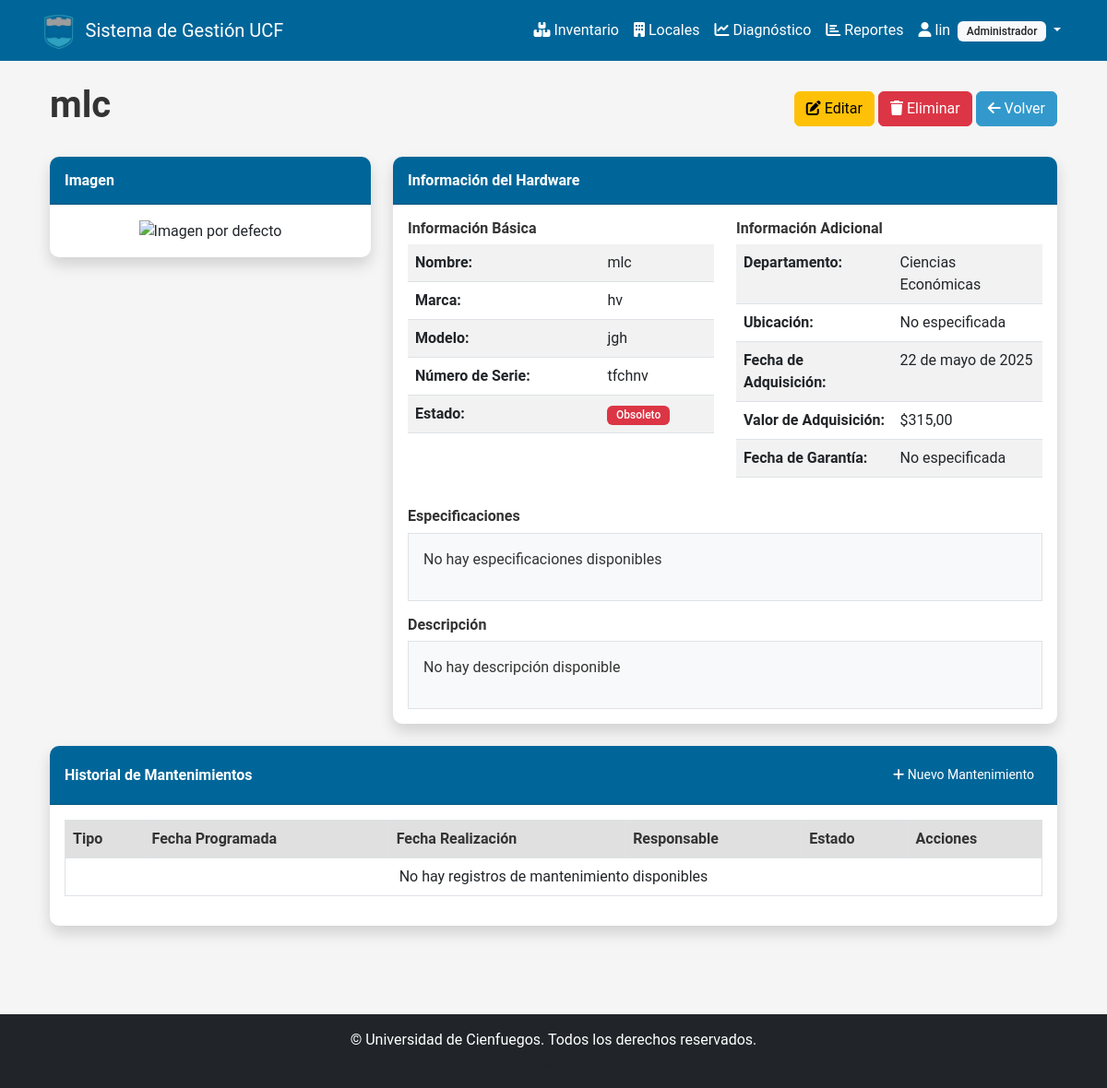
/inventario/hardware/73/ (signed in), run on an earlier commit of the app's database.
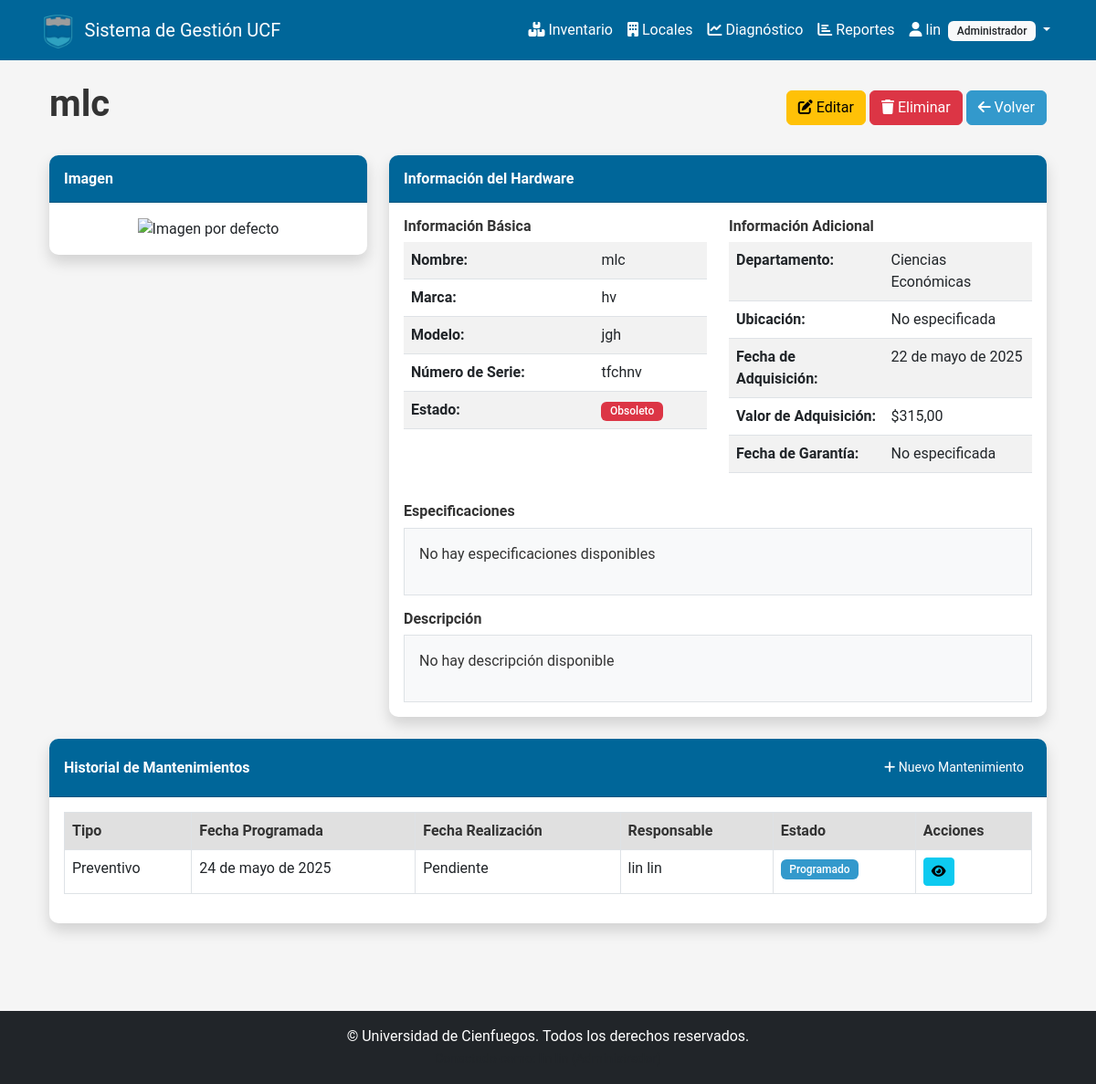
And on a later commit of the database.
### inventario/models.py (models this page shows, shortened)
class Mantenimiento(models.Model):
    TIPO_CHOICES = [
        ('preventivo', 'Preventivo'),
        ('correctivo', 'Correctivo'),
    ]
    ESTADO_CHOICES = [
        ('programado', 'Programado'),
        ('en_proceso', 'En Proceso'),
        ('completado', 'Completado'),
        ('cancelado', 'Cancelado'),
    ]
    activo = models.ForeignKey(
        Activo, on_delete=models.CASCADE, related_name='mantenimientos')
    tipo = models.CharField(max_length=20, choices=TIPO_CHOICES)
    fecha_programada = models.DateField()
    fecha_realizacion = models.DateField(blank=True, null=True)
    responsable = models.ForeignKey(
        User, on_delete=models.SET_NULL, null=True, related_name='mantenimientos_asignados')
    descripcion = models.TextField()
    costo = models.DecimalField(
        max_digits=10, decimal_places=2, blank=True, null=True)
    estado = models.CharField(
        max_length=20, choices=ESTADO_CHOICES, default='programado')
    observaciones = models.TextField(blank=True, null=True)
    class Meta:
        verbose_name = "Mantenimiento"
        verbose_name_plural = "Mantenimientos"
        ordering = ['-fecha_programada']

### inventario/views.py (the view)
# urls.py: path('hardware/<int:pk>/', views.hardware_detail, name='hardware_detail'),
@login_required
def hardware_detail(request, pk):
    hardware = get_object_or_404(Hardware, activo_id=pk)
    LogActividad.objects.create(
        usuario=request.user,
        accion=f"Consulta de hardware: {hardware.activo.nombre}",
        detalles=f"Hardware {hardware.marca} {hardware.modelo} con número de serie {hardware.numero_serie}"
    )
    return render(request, 'inventario/hardware_detail.html', {'hardware': hardware})

### reportes/views.py (called while the page is built)
def permisos_context(request):
    context = {}
    if request.user.is_authenticated:
        context.update({
            'puede_ver_reportes': puede_ver_reportes(request.user),
            'puede_ver_actividad': puede_ver_actividad(request.user),
            'es_admin': es_admin(request.user),
        })
    else:
        context.update({
            'puede_ver_reportes': False,
            'puede_ver_actividad': False,
            'es_admin': False,
        })
    return context

### templates/inventario/hardware_detail.html (shortened to what the changed rows need)
{% extends 'base/base.html' %}
{% block content %}
<div class="container">
    <div class="d-flex justify-content-between align-items-center mb-4">
        <h1>{{ hardware.activo.nombre }}</h1>
    </div>
    <div class="row">
        <div class="col-md-8">
            <div class="card shadow mb-4">
                <div class="card-body">
                    <div class="row">
                        <div class="col-md-6">
                            <table class="table table-striped">
                                <tr>
                                    <th>Nombre:</th>
                                </tr>
                                <tr>
                                    <th>Marca:</th>
                                </tr>
                                <tr>
                                    <th>Modelo:</th>
                                </tr>
                                <tr>
                                    <th>Número de Serie:</th>
                                </tr>
                                <tr>
                                    <th>Estado:</th>
                                </tr>
                            </table>
                        </div>
                        <div class="col-md-6">
                            <table class="table table-striped">
                                <tr>
                                    <th>Departamento:</th>
                                </tr>
                                <tr>
                                    <th>Ubicación:</th>
                                </tr>
                                <tr>
                                    <th>Fecha de Adquisición:</th>
                                </tr>
                                <tr>
                                    <th>Valor de Adquisición:</th>
                                </tr>
                                <tr>
                                    <th>Fecha de Garantía:</th>
                                </tr>
                            </table>
                        </div>
                    </div>
                </div>
            </div>
        </div>
    </div>
    <div class="row">
        <div class="col-12">
            <div class="card shadow mb-4">
                <div class="card-body">
                    <div class="table-responsive">
                        <table class="table table-bordered table-hover" width="100%" cellspacing="0">
                            <thead>
                                <tr>
                                    <th>Tipo</th>
                                    <th>Fecha Programada</th>
                                    <th>Fecha Realización</th>
                                    <th>Responsable</th>
                                    <th>Estado</th>
                                    <th>Acciones</th>
                                </tr>
                            </thead>
                            <tbody>
                                {% if hardware.activo.mantenimientos.all %}
                                    {% for mantenimiento in hardware.activo.mantenimientos.all %}
                                        <tr>
                                            <td>{{ mantenimiento.get_tipo_display }}</td>
                                            <td>{{ mantenimiento.fecha_programada }}</td>
                                            <td>{{ mantenimiento.fecha_realizacion|default:"Pendiente" }}</td>
                                            <td>{{ mantenimiento.responsable.get_full_name }}</td>
                                            <td>
                                                {% if mantenimiento.estado == 'programado' %}
                                                    <span class="badge bg-info">Programado</span>
                                                {% elif mantenimiento.estado == 'en_proceso' %}
                                                    <span class="badge bg-warning">En Proceso</span>
                                                {% elif mantenimiento.estado == 'completado' %}
                                                    <span class="badge bg-success">Completado</span>
                                                {% elif mantenimiento.estado == 'cancelado' %}
                                                    <span class="badge bg-danger">Cancelado</span>
                                                {% endif %}
                                            </td>
                                            <td>
                                                <a href="{% url 'mantenimiento_detail' pk=mantenimiento.id %}" class="btn btn-sm btn-info">
                                                    <i class="fas fa-eye"></i>
                                                </a>
                                            </td>
                                        </tr>
                                    {% endfor %}
                                {% else %}
                                    <tr>
                                        <td colspan="6" class="text-center">No hay registros de mantenimiento disponibles</td>
                                    </tr>
                                {% endif %}
                            </tbody>
                        </table>
                    </div>
                </div>
            </div>
        </div>
    </div>
</div>
{% endblock %}

What changed in the data, as far as the page shows it:
added Mantenimiento: tipo "Preventivo", fecha_programada "24 de mayo de 2025", fecha_realizacion "Pendiente", responsable.get_full_name "lin lin", estado "Programado"
Also different on the page:
text no longer shown: "No hay registros de mantenimiento disponibles"
